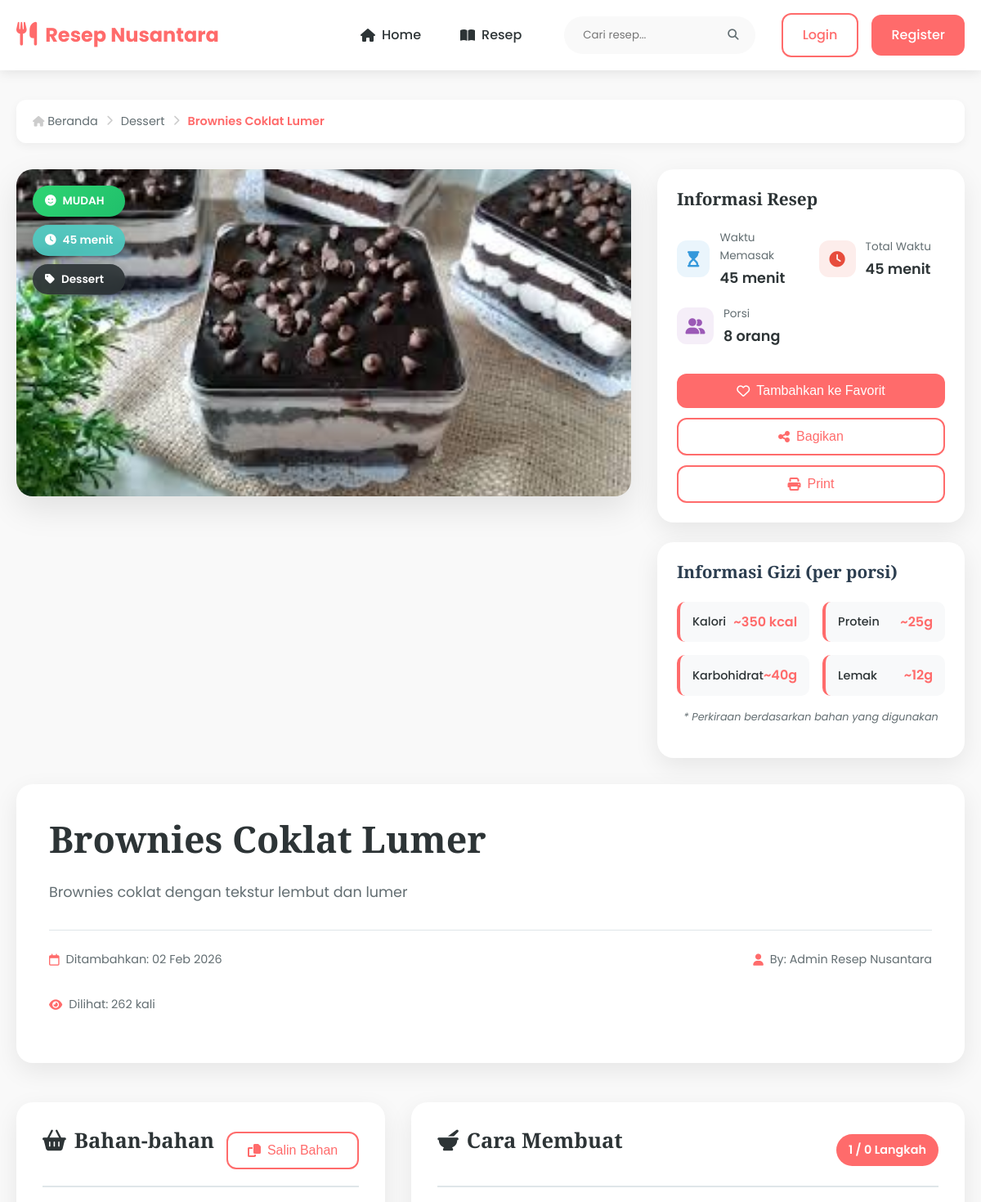
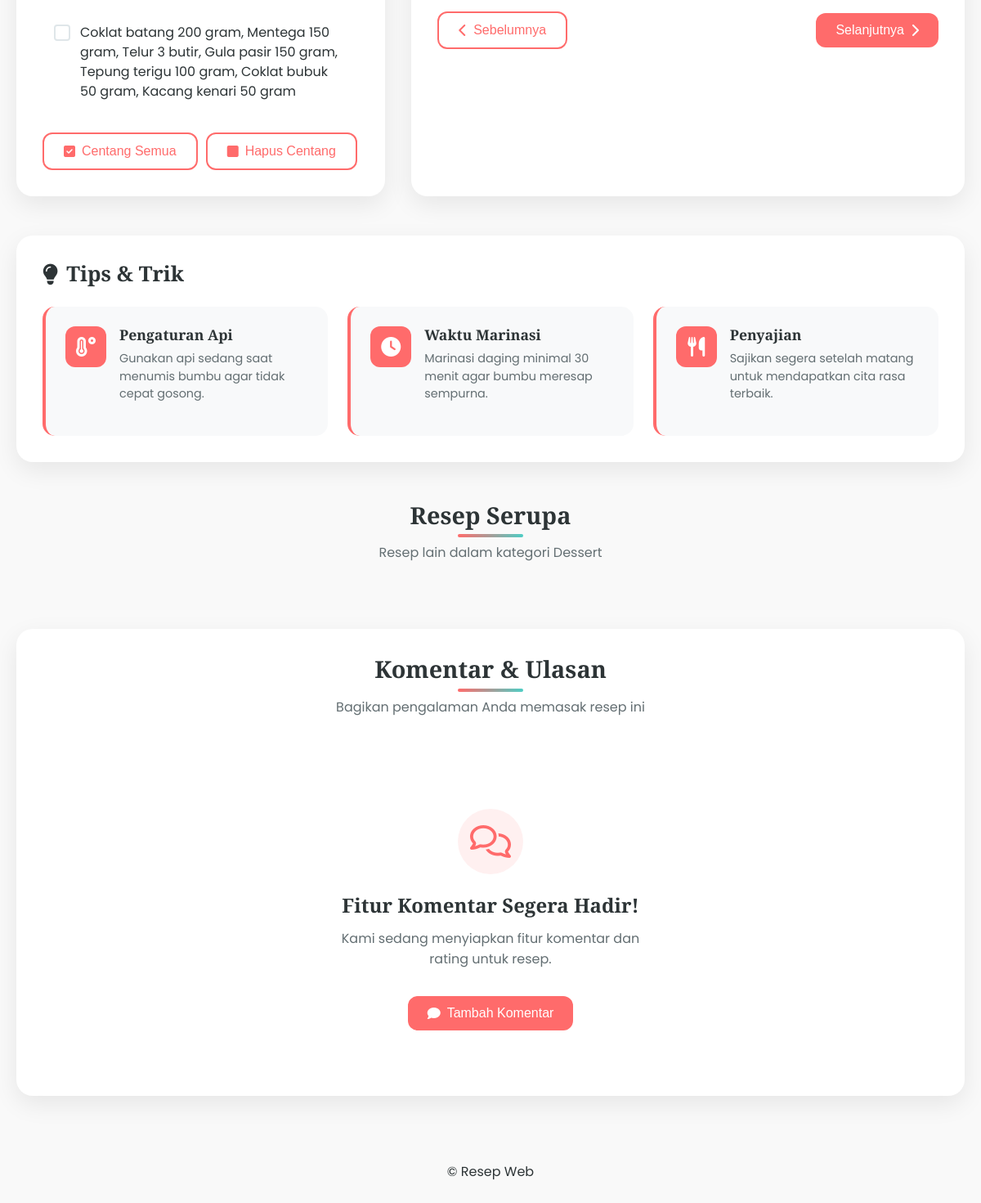
The page /?page=resep&id=3 on the database its author committed (2 pictures, top to bottom).
### tables this page shows
CREATE TABLE `resep` (
  `id` int(11) NOT NULL,
  `judul` varchar(200) NOT NULL,
  `deskripsi` text DEFAULT NULL,
  `bahan` text NOT NULL,
  `langkah` text NOT NULL,
  `waktu` int(11) DEFAULT NULL COMMENT 'Waktu memasak dalam menit',
  `porsi` int(11) DEFAULT NULL,
  `tingkat_kesulitan` enum('Mudah','Sedang','Sulit') DEFAULT 'Sedang',
  `kategori` varchar(50) DEFAULT NULL,
  `gambar_url` varchar(500) DEFAULT NULL,
  `created_at` timestamp NOT NULL DEFAULT current_timestamp()
);

### includes/database.php (called while the page is built, shortened)
<?php
if (!defined('DB_INITIALIZED')) {
    $conn = new mysqli(DB_HOST, DB_USER, DB_PASS, DB_NAME);
    $conn->set_charset("utf8mb4");
}
if (!defined('DB_FUNCTIONS_LOADED')) {
function getRecipesByCategory($category, $limit = 10) {
    global $conn;
    $sql = "SELECT * FROM resep WHERE kategori = ? ORDER BY created_at DESC LIMIT ?";
    $stmt = $conn->prepare($sql);
    $stmt->bind_param("si", $category, $limit);
    $stmt->execute();
    return $stmt->get_result();
}
function getRecipeImage($recipe) {
    $recipe_slug = strtolower(preg_replace('/[^a-z0-9]+/i', '-', $recipe['judul'] ?? ''));
    $upload_dir = 'assets/images/uploads/recipes/';
    $possible_files = [
        $upload_dir . $recipe_slug . '.jpg',
        $upload_dir . $recipe_slug . '.jpeg',
        $upload_dir . $recipe_slug . '.png',
        $upload_dir . $recipe_slug . '.webp',
    ];
    foreach ($possible_files as $file) {
        if (file_exists($file)) {
            return $file;
        }
    }
    return 'assets/images/default-recipe.jpg';
}
function getRecipeWithImage($id) {
    global $conn;
    $sql = "SELECT * FROM resep WHERE id = ?";
    $stmt = $conn->prepare($sql);
    $stmt->bind_param("i", $id);
    $stmt->execute();
    $result = $stmt->get_result();
    if ($row = $result->fetch_assoc()) {
        $row['image_url'] = getRecipeImage($row);
        return $row;
    }
    return null;
}
}
?>

### pages/resep.php (the view, shortened to what this page needs)
<?php
require_once __DIR__ . '/../includes/database.php';
$recipe_id = $_GET['id'] ?? null;
$recipe_id = $recipe_id ? (int)$recipe_id : null;
$recipe = getRecipeWithImage($recipe_id);
$is_favorited = false;
$bahan_list = explode("\n", $recipe['bahan'] ?? '');
$cara_masak_list = explode("\n", $recipe['cara_masak'] ?? '');
$similar_recipes = getRecipesByCategory($recipe['kategori'], 3);
?>
<section class="recipe-detail-section">
    <div class="container">
        <nav class="breadcrumb">
            <a href="?page=home"><i class="fas fa-home"></i> Beranda</a>
            <i class="fas fa-chevron-right"></i>
            <a href="?page=home#categories"><?= htmlspecialchars($recipe['kategori']) ?></a>
            <i class="fas fa-chevron-right"></i>
            <span class="current"><?= htmlspecialchars($recipe['judul']) ?></span>
        </nav>
        <div class="recipe-header">
            <div class="recipe-hero">
                <div class="recipe-main-image">
                    <img src="<?= htmlspecialchars($recipe['image_url']) ?>"
                         alt="<?= htmlspecialchars($recipe['judul']) ?>"
                         class="recipe-image"
                         onerror="this.onerror=null;this.src='assets/images/default-recipe.jpg';">
                    <div class="recipe-badges">
                        <span class="badge difficulty-badge <?=
                            strtolower($recipe['tingkat_kesulitan']) == 'mudah' ? 'difficulty-easy' :
                            (strtolower($recipe['tingkat_kesulitan']) == 'sedang' ? 'difficulty-medium' : 'difficulty-hard')
                        ?>">
                            <i class="fas fa-<?=
                                strtolower($recipe['tingkat_kesulitan']) == 'mudah' ? 'smile' :
                                (strtolower($recipe['tingkat_kesulitan']) == 'sedang' ? 'meh' : 'fire')
                            ?>"></i>
                            <?= ucfirst($recipe['tingkat_kesulitan']) ?>
                        </span>
                        <span class="badge time-badge">
                            <i class="fas fa-clock"></i>
                            <?= ($recipe['waktu'] ?? 0) ?> menit
                        </span>
                        <span class="badge category-badge">
                            <i class="fas fa-tag"></i>
                            <?= htmlspecialchars($recipe['kategori']) ?>
                        </span>
                    </div>
                </div>
                <div class="recipe-sidebar">
                    <div class="sidebar-card">
                        <h3>Informasi Resep</h3>
                        <div class="info-grid">
                            <div class="info-item">
                                <div class="info-icon prep">
                                    <i class="fas fa-hourglass-start"></i>
                                </div>
                                <div class="info-content">
                                    <span class="info-label">Waktu Memasak</span>
                                    <span class="info-value"><?= ($recipe['waktu'] ?? 0) ?> menit</span>
                                </div>
                            </div>
                            <div class="info-item">
                                <div class="info-icon cook">
                                    <i class="fas fa-clock"></i>
                                </div>
                                <div class="info-content">
                                    <span class="info-label">Total Waktu</span>
                                    <span class="info-value"><?= ($recipe['waktu'] ?? 0) ?> menit</span>
                                </div>
                            </div>
                            <div class="info-item">
                                <div class="info-icon serving">
                                    <i class="fas fa-user-friends"></i>
                                </div>
                                <div class="info-content">
                                    <span class="info-label">Porsi</span>
                                    <span class="info-value"><?= $recipe['porsi'] ?> orang</span>
                                </div>
                            </div>
                        </div>
                        <div class="action-buttons">
                            <button class="btn btn-primary btn-favorite <?= $is_favorited ? 'active' : '' ?>"
                                    id="favoriteBtn"
                                    data-recipe-id="<?= $recipe['id'] ?>">
                                <i class="<?= $is_favorited ? 'fas' : 'far' ?> fa-heart"></i>
                                <span><?= $is_favorited ? 'Favorited' : 'Tambahkan ke Favorit' ?></span>
                            </button>
                            <button class="btn btn-outline" id="shareBtn">
                                <i class="fas fa-share-alt"></i> Bagikan
                            </button>
                            <button class="btn btn-outline" id="printBtn">
                                <i class="fas fa-print"></i> Print
                            </button>
                        </div>
                    </div>
                    <div class="sidebar-card nutrition-card">
                        <h3>Informasi Gizi (per porsi)</h3>
                        <div class="nutrition-grid">
                            <div class="nutrition-item">
                                <span class="nutrition-label">Kalori</span>
                                <span class="nutrition-value">~350 kcal</span>
                            </div>
                            <div class="nutrition-item">
                                <span class="nutrition-label">Protein</span>
                                <span class="nutrition-value">~25g</span>
                            </div>
                            <div class="nutrition-item">
                                <span class="nutrition-label">Karbohidrat</span>
                                <span class="nutrition-value">~40g</span>
                            </div>
                            <div class="nutrition-item">
                                <span class="nutrition-label">Lemak</span>
                                <span class="nutrition-value">~12g</span>
                            </div>
                        </div>
                        <p class="nutrition-note">* Perkiraan berdasarkan bahan yang digunakan</p>
                    </div>
                </div>
            </div>
            <div class="recipe-title-section">
                <h1><?= htmlspecialchars($recipe['judul']) ?></h1>
                <p class="recipe-description">
                    <?= nl2br(htmlspecialchars($recipe['deskripsi'])) ?>
                </p>
                <div class="recipe-meta">
                    <div class="meta-item">
                        <i class="far fa-calendar"></i>
                        <span>Ditambahkan: <?= date('d M Y', strtotime($recipe['created_at'])) ?></span>
                    </div>
                    <div class="meta-item">
                        <i class="fas fa-user"></i>
                        <span>By: Admin Resep Nusantara</span>
                    </div>
                    <div class="meta-item">
                        <i class="fas fa-eye"></i>
                        <span>Dilihat: <?= rand(100, 1000) ?> kali</span>
                    </div>
                </div>
            </div>
        </div>
        <div class="recipe-content-grid">
            <div class="ingredients-section">
                <div class="section-header-row">
                    <h2><i class="fas fa-shopping-basket"></i> Bahan-bahan</h2>
                    <button class="btn btn-outline btn-sm" id="copyIngredients">
                        <i class="fas fa-copy"></i> Salin Bahan
                    </button>
                </div>
                <div class="ingredients-list" id="ingredientsList">
                    <?php foreach ($bahan_list as $index => $bahan):
                        if (trim($bahan)): ?>
                            <div class="ingredient-item">
                                <label for="ingredient-<?= $index ?>">
                                    <span class="checkmark"></span>
                                    <span class="ingredient-text"><?= htmlspecialchars(trim($bahan)) ?></span>
                                </label>
                            </div>
                        <?php endif;
                    endforeach; ?>
                </div>
                <div class="ingredients-actions">
                    <button class="btn btn-outline btn-sm" id="checkAll">
                        <i class="fas fa-check-square"></i> Centang Semua
                    </button>
                    <button class="btn btn-outline btn-sm" id="uncheckAll">
                        <i class="fas fa-square"></i> Hapus Centang
                    </button>
                </div>
            </div>
            <div class="instructions-section">
                <div class="section-header-row">
                    <h2><i class="fas fa-mortar-pestle"></i> Cara Membuat</h2>
                    <div class="step-counter">
                        <span id="currentStep">1</span> / <span id="totalSteps"><?= count(array_filter($cara_masak_list)) ?></span> Langkah
                    </div>
                </div>
                <div class="instructions-actions">
                    <button class="btn btn-outline" id="prevStep">
                    </button>
                    <button class="btn btn-primary" id="nextStep">
                    </button>
                </div>
            </div>
        </div>
        <div class="tips-section">
            <h3><i class="fas fa-lightbulb"></i> Tips & Trik</h3>
            <div class="tips-grid">
                <div class="tip-card">
                    <div class="tip-icon">
                        <i class="fas fa-temperature-high"></i>
                    </div>
                    <div class="tip-content">
                        <h4>Pengaturan Api</h4>
                        <p>Gunakan api sedang saat menumis bumbu agar tidak cepat gosong.</p>
                    </div>
                </div>
                <div class="tip-card">
                    <div class="tip-icon">
                        <i class="fas fa-clock"></i>
                    </div>
                    <div class="tip-content">
                        <h4>Waktu Marinasi</h4>
                        <p>Marinasi daging minimal 30 menit agar bumbu meresap sempurna.</p>
                    </div>
                </div>
                <div class="tip-card">
                    <div class="tip-icon">
                        <i class="fas fa-utensils"></i>
                    </div>
                    <div class="tip-content">
                        <h4>Penyajian</h4>
                        <p>Sajikan segera setelah matang untuk mendapatkan cita rasa terbaik.</p>
                    </div>
                </div>
            </div>
        </div>
        <?php if ($similar_recipes->num_rows > 0): ?>
        <div class="similar-recipes-section">
            <div class="section-header">
                <h2 class="section-title">Resep Serupa</h2>
                <p class="section-subtitle">Resep lain dalam kategori <?= htmlspecialchars($recipe['kategori']) ?></p>
            </div>
        </div>
        <?php endif; ?>
        <div class="comments-section">
            <div class="section-header">
                <h2 class="section-title">Komentar & Ulasan</h2>
                <p class="section-subtitle">Bagikan pengalaman Anda memasak resep ini</p>
            </div>
            <div class="comments-placeholder">
                <div class="placeholder-icon">
                    <i class="far fa-comments"></i>
                </div>
                <h3>Fitur Komentar Segera Hadir!</h3>
                <p>Kami sedang menyiapkan fitur komentar dan rating untuk resep.</p>
                <button class="btn btn-primary" disabled>
                    <i class="fas fa-comment"></i> Tambah Komentar
                </button>
            </div>
        </div>
    </div>
</section>

### rows shown on the page
resep: kategori "Dessert", judul "Brownies Coklat Lumer", tingkat_kesulitan "MUDAH", waktu "45", porsi "8", deskripsi "Brownies coklat dengan tekstur lembut dan lumer", created_at "02 Feb 2026", bahan "Coklat batang 200 gram, Mentega 150 gram, Telur 3 butir, Gula pasir 150 gram, Tepung terigu 100 gram, Coklat bubuk 50 gram, Kacang kenari 50 gram"

### other values the page prints
count(array_filter($cara_masak_list)) "0"
